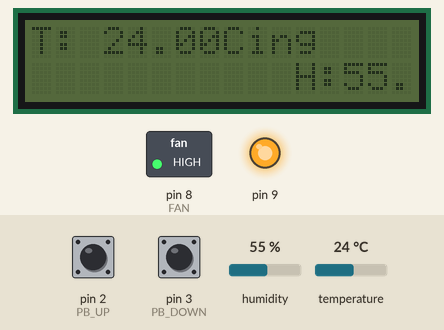
The sketch below on a simulated Arduino Uno, built with avr-gcc and run on an emulated ATmega328P. Shown: 16×2 character LCD, switched loads named in the sketch (green lamp = pin HIGH), output pins drawn as LEDs (lit = HIGH). The test bench sets the inputs (shaded band); at power-on: humidity 55 %, temperature 24 °C, pin 2 (PB_UP) HIGH, pin 3 (PB_DOWN) HIGH. What the sketch prints to the serial monitor is not drawn.

Above: at 2.7 s.
2.8 s: humidity set to 22 %
At 4.8 s:
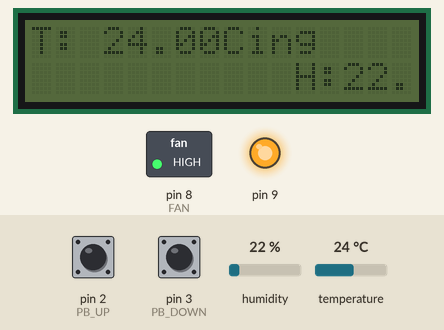
5.1 s: temperature set to 12 °C
At 6.8 s:
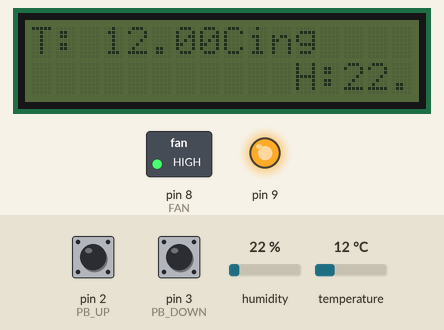
7.1 s: humidity set to 40 %
At 8.8 s:
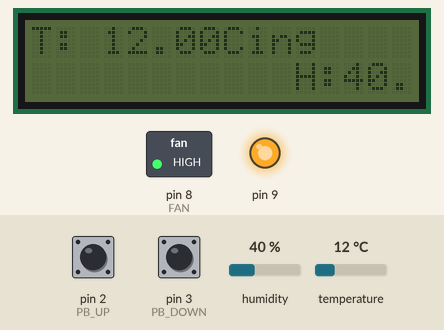
9.2 s: temperature set to 19 °C
At 10.7 s:
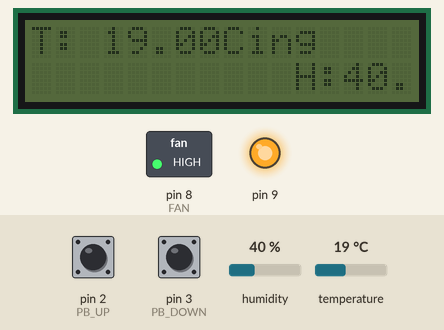
Timing chart, 0 to 12.2 s (numbered marks = the images above; inputs shaded):
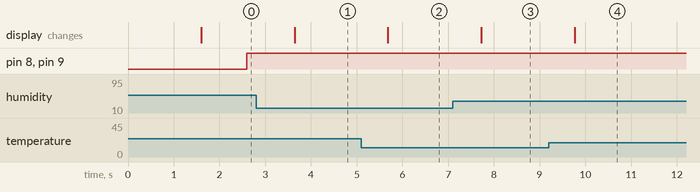

The sketch:

Main_code.ino
```cpp
#include <DHT.h>
#include <LiquidCrystal_I2C.h>
#include <Wire.h>

LiquidCrystal_I2C lcd(0x27,16,2);
//Constants
#define DHTPIN 7
#define DHTTYPE DHT22
DHT dht(DHTPIN, DHTTYPE);

float h = 0.0;
float t = 0.0;
const int PB_UP = 2;
const int PB_DOWN = 3;
int humidity_setpoint = 85;
unsigned long previousMillis = 0;
const long interval = 1000;
void setup()
{
    Serial.begin(9600);
    delay(500);
    Serial.println("Temperature and Humidity Sensor Test");
    dht.begin();
    delay(1000);
    lcd.init();
    lcd.print("Initializing");
    pinMode(8,OUTPUT); //FAN
    pinMode(9,OUTPUT);
    pinMode(PB_UP,INPUT_PULLUP);
    pinMode(PB_DOWN,INPUT_PULLUP);
}

void loop()
{
    unsigned long currentMillis = millis();
    int var_1 = digitalRead(PB_UP);
    int var_2 = digitalRead(PB_DOWN);

    if (var_1 == LOW){
      humidity_setpoint += 1;
      if (humidity_setpoint > 100){
        humidity_setpoint = 100;

      Serial.print("Set Point: ");
      Serial.print(humidity_setpoint);
      Serial.println("%");
      while (digitalRead(PB_UP) == LOW)
        delay(10);
      }
    }
    if (var_2 == LOW){
      humidity_setpoint -= 1;
      if (humidity_setpoint < 0){
        humidity_setpoint = 0;
      Serial.print("Set Point: ");
      Serial.print(humidity_setpoint);
      Serial.println("%");
      while (digitalRead(PB_DOWN) == LOW)
        delay(10);
    }
    }
    if (currentMillis - previousMillis >= interval) {
        previousMillis = currentMillis;
    h = dht.readHumidity();
    t = dht.readTemperature();
    Serial.print("Humidity: ");
    Serial.print(h);
    Serial.print(" %, Setpoint: ");
    Serial.println(humidity_setpoint);

    lcd.setCursor(0, 0);
    lcd.print("T: ");
    lcd.print(t);
    lcd.print("C");

    lcd.setCursor(11, 1);
    lcd.print("H:");
    lcd.print(h);
    lcd.print("%");

  delay(1000);
  if (h < humidity_setpoint) {
    // to turn off humidifiers)
    digitalWrite(9, HIGH);
    digitalWrite(8, HIGH);//FAN
    } else {
    // Turn on the humidifiers
    digitalWrite(9, LOW);
    digitalWrite(8, LOW);//FAN
    }
  }
}
```

Measured:
- after the input at 2.8 s, the display: changes after 0.84 s (image 1)
- after the input at 5.1 s, the display: changes after 0.58 s (image 2)
- after the input at 7.1 s, the display: changes after 0.63 s (image 3)
- after the input at 9.2 s, the display: changes after 0.57 s (image 4)
